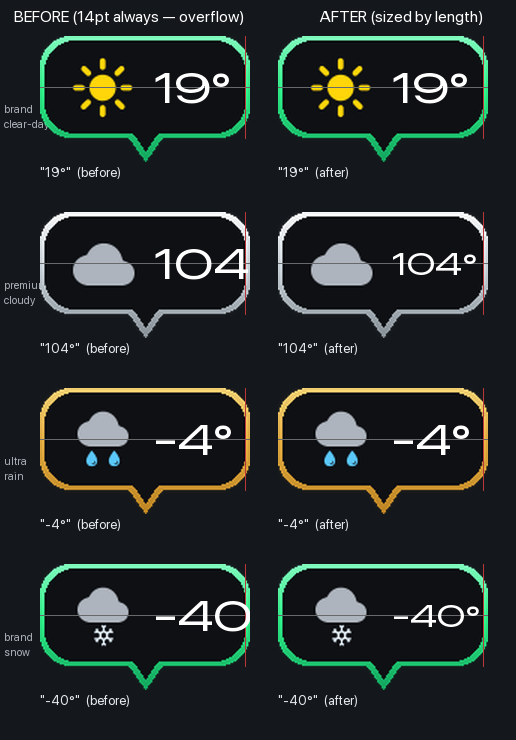

Reproduce this figure in Python.
#!/usr/bin/env python3
"""BEFORE/AFTER preview of the destination-weather-callout temperature alignment fix
(Jeff, 2026-09-05: "the numerical temperature off-center — make sure it is aligned with
the glyph"). Reuses tools/wx-pin/bake.py's real baked-callout renderer (same skins, same
glyph compositions) and reproduces the phone's <Text> placement two ways:

BEFORE (shipped code, src/ConvoyMapbox.tsx pre-fix): a fixed lineHeight:20 box positioned
at top=TEXT_CY-10=7pt. TextKit/includeFontPadding puts the font's ascender line at the TOP
of that box and appends the box's extra leading (lineHeight 20 vs the font's natural
~16.6pt line height at 14pt) BELOW the baseline instead of splitting it — so the ink (which
for digits/degree-sign has no descender to fill that reserved space) renders visibly HIGH
in the box, off the glyph's baked vertical centre (BOX_H/2 = 17pt, from bake.py).

AFTER (fixed code): a View of height=WX_CALLOUT_BOX_H with justifyContent:'center' wrapping
a Text with no forced lineHeight — RN/Yoga centres the text's own natural (untouched) line
box, which is close to the font's actual ascent+descent, on the container's midpoint (17pt),
matching where bake.py centred the glyph. No more manual TEXT_CY math on the phone.

Font metrics measured 2026-09-05 via PIL against /System/Library/Fonts/SFNS.ttf (San
Francisco — RN's default system font on iOS) at size 14, weight ~800:
  ascent=13.625pt, descent=3.0pt (natural line height 16.625pt vs the old fixed 20pt box)
  ink bbox for "19deg"  : top=3.5pt  bottom=13.875pt (relative to the ascender line)
  ink bbox for "104deg" : top=3.5pt  bottom=13.875pt, width 38.75pt (WIDER than the 70pt-
                          -32pt-glyph = 38pt of remaining box width at TEXT_X=38 — flagged
                          separately, not fixed here, this pass is vertical-alignment only)
  ink bbox for "-4deg"  : top=3.75pt bottom=13.75pt
Under the BEFORE model (ascender line at box top, y=7pt): ink centre lands at
  7 + (3.5+13.875)/2 = 15.69pt  -> 1.31pt ABOVE the glyph's 17pt centre (HYPOTHESIS on the
  exact leading split — TextKit's behaviour isn't publicly exact-specified — but directionally
  the documented RN "extra leading below baseline" quirk, and the fix removes the dependency
  on it either way by not forcing an oversized lineHeight).
Under the AFTER model (natural box centred at 17pt): ink centre lands at
  17 + ((3.5+13.875)/2 - 16.625/2) = 17.34pt -> within 0.4pt of the glyph centre.

--- 2026-09-06 pass: the 3-digit OVERFLOW, not vertical alignment ---
Yesterday's vertical-alignment fix left a second, separate defect: at 14pt weight-800,
a THREE-character value before the ° ("104°", "-40°" — any value outside -9..99) inks
wider than the 32pt of box remaining right of TEXT_X=38 (box right edge at 70pt), and the
glyph itself. Measured here with PIL against SFNS.ttf (textbbox, anchor "la", same method
this script already used for the vertical pass):
  "19°"  @14pt: ink width 26.4pt -> right edge 38+26.4=64.4pt (clears the 70pt box)
  "-4°"  @14pt: ink width 26.6pt -> right edge 64.6pt (clears)
  "104°" @14pt: ink width 38.8pt -> right edge 76.8pt (OVERFLOWS by 6.8pt, matches the
                                     ~7pt clip Jeff saw)
  "-40°" @14pt: ink width 39.6pt -> right edge 77.6pt (OVERFLOWS by 7.6pt — the WORST case
                                     in the app's -40°..120° range)
Fix (mirrors src/ConvoyMapbox.tsx destWxTextSm / src/carplay/CarMapView.tsx's textSize
expression): values with >3 characters before the box (i.e. `temp.length > 3`, the ° counted
in) drop to 10.5pt. At 10.5pt the worst case, "-40°", inks 29.7pt -> right edge 67.7pt,
2.3pt clear of the box edge and clear of the 1.5pt border (bake.py BORDER). "104°" inks
29.1pt -> right edge 67.1pt. ≤2-character values ("19°", "-4°") are untouched at 14pt.
This pass's BEFORE/AFTER columns show this size fix (both columns keep the box-centred
vertical fix from the 09-05 pass above); a red guide line marks the box's right inner edge
so the "104°"/"-40°" BEFORE cells visibly cross it.

Run: python3 tools/wx-pin/preview_align.py   (PIL only, no app/JS involved)
"""
import os, sys
from PIL import Image, ImageDraw, ImageFont

sys.path.insert(0, os.path.dirname(os.path.abspath(__file__)))
import bake  # tools/wx-pin/bake.py — reuse the real baked-callout renderer

ROOT = bake.ROOT
FONT_PATH = "/System/Library/Fonts/SFNS.ttf"
SCALE = 3  # preview px-per-pt (the "3x" the brief asked for)

TEXT_ROWS = [
    ("brand", "clear-day", "19°"),
    ("premium", "cloudy", "104°"),
    ("ultra", "rain", "-4°"),
    ("brand", "snow", "-40°"),
]

# Mirrors src/ConvoyMapbox.tsx destWxText/destWxTextSm and src/carplay/CarMapView.tsx's
# textSize expression: >3 characters before/including the ° drops to SIZE_SMALL.
SIZE_NORMAL = 14
SIZE_SMALL = 10.5
SIZE_THRESHOLD = 3  # temp.length > 3 -> SIZE_SMALL

PAD = 14
LABEL_H = 22
CELL_W = bake.BOX_W * SCALE + PAD * 2
CELL_H = (bake.BOX_H + bake.TAIL_H) * SCALE + PAD * 2 + LABEL_H
COL_LABEL_H = 26


def make_font(size_pt):
    f = ImageFont.truetype(FONT_PATH, int(size_pt * SCALE))
    try:
        f.set_variation_by_axes([800])  # extra-bold, matching fontWeight:"800"
    except Exception:
        pass
    return f


def callout_at_scale(skin, kind):
    im = bake.bake_callout(skin, kind)  # native S=2 raster
    target_w = bake.BOX_W * SCALE
    target_h = (bake.BOX_H + bake.TAIL_H) * SCALE
    return im.resize((target_w, target_h), Image.LANCZOS)


def draw_variant(skin, kind, temp, mode):
    """mode: 'before' (14pt always — the overflow bug) or 'after' (length-sized, matching
    the shipped destWxTextSm / CarMapView textSize expression). Both centre vertically on
    the box midpoint (the 09-05 fix), since this pass is about width, not vertical position.
    """
    base = callout_at_scale(skin, kind).convert("RGBA")
    canvas = Image.new("RGBA", base.size, (0, 0, 0, 0))
    canvas.alpha_composite(base)
    draw = ImageDraw.Draw(canvas)

    size_pt = SIZE_NORMAL if mode == "before" else (SIZE_SMALL if len(temp) > SIZE_THRESHOLD else SIZE_NORMAL)
    font = make_font(size_pt)

    text_x = bake.TEXT_X * SCALE
    box_center_y = (bake.BOX_H / 2) * SCALE  # == bake.TEXT_CY * SCALE, the glyph's own centre
    box_right_edge = bake.BOX_W * SCALE

    # Faint horizontal guide through the glyph's baked vertical centre.
    draw.line([(0, box_center_y), (bake.BOX_W * SCALE, box_center_y)], fill=(255, 255, 255, 90), width=1)
    # Red guide at the box's right inner edge (minus the border stroke) — the overflow
    # boundary. "104°"/"-40°" ink crosses this in the 'before' column.
    edge_x = box_right_edge - bake.BORDER * SCALE
    draw.line([(edge_x, 0), (edge_x, (bake.BOX_H) * SCALE)], fill=(255, 70, 70, 180), width=1)

    # New code (both modes): height=WX_CALLOUT_BOX_H, justifyContent:'center' — centres the
    # text's own natural (ascent+descent) box on the container's midpoint == glyph centre.
    draw.text((text_x, box_center_y), temp, font=font, fill=(255, 255, 255, 255), anchor="lm")

    return canvas


def label(draw, xy, text, size=13, color=(230, 233, 237, 255)):
    f = ImageFont.truetype(FONT_PATH, size)
    draw.text(xy, text, font=f, fill=color)


def main():
    cols = ["before", "after"]
    W = COL_LABEL_H + CELL_W * len(cols) + PAD
    H = LABEL_H + CELL_H * len(TEXT_ROWS) + PAD
    sheet = Image.new("RGBA", (W, H), (20, 23, 27, 255))
    d = ImageDraw.Draw(sheet)

    title_f = ImageFont.truetype(FONT_PATH, 16)
    d.text((PAD, 6), "BEFORE (14pt always — overflow)                         AFTER (sized by length)", font=title_f, fill=(255, 255, 255, 255))

    for ri, (skin, kind, temp) in enumerate(TEXT_ROWS):
        row_y = LABEL_H + ri * CELL_H
        label(d, (4, row_y + CELL_H / 2 - 8), f"{skin}\n{kind}", size=11, color=(170, 176, 184, 255))
        for ci, mode in enumerate(cols):
            cell = draw_variant(skin, kind, temp, mode)
            x = COL_LABEL_H + ci * CELL_W + PAD
            y = row_y + PAD
            sheet.alpha_composite(cell, (x, y))
            label(d, (x, y + cell.height + 2), f'"{temp}"  ({mode})')

    out = os.path.join(ROOT, "tools/wx-pin/preview_align.png")
    sheet.save(out)
    print(f"wrote {out} ({W}x{H})")


if __name__ == "__main__":
    main()
